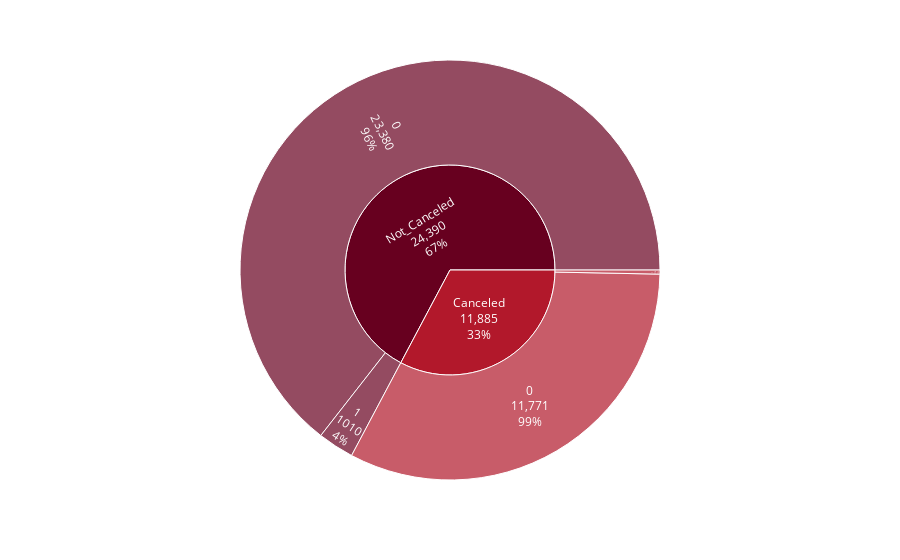

Here is the notebook cell this chart was saved with:
### Markdown cell above
### 1）Exploring Variables between each others

### Code cell
# Create a sunburst chart to visualize the distribution of booking_status and required_car_parking_space in the data set. 
# and see the relative frequency of different categories in a hierarchical manner.
freq = df.groupby(['required_car_parking_space','booking_status']).size().reset_index()
freq.rename({0:'count'},axis=1,inplace=True)
fig = px.sunburst(freq, path=['booking_status','required_car_parking_space'],
                  values='count',color_discrete_sequence=px.colors.sequential.RdBu)
fig.update_traces(textinfo='label+value+percent parent')
fig.show()

### Figure 1 — Plotly figure (JSON) as saved in the notebook; plotly's stock layout.template omitted (floating-point values rounded to 4 significant figures)
{"data": [{"branchvalues": "total", "domain": {"x": [0, 1], "y": [0, 1]}, "hovertemplate": "labels=%{label}<br>count=%{value}<br>parent=%{parent}<br>id=%{id}<extra></extra>", "ids": ["Canceled/0", "Not_Canceled/0", "Canceled/1", "Not_Canceled/1", "Canceled", "Not_Canceled"], "labels": ["0", "0", "1", "1", "Canceled", "Not_Canceled"], "name": "", "parents": ["Canceled", "Not_Canceled", "Canceled", "Not_Canceled", "", ""], "textinfo": "label+value+percent parent", "type": "sunburst", "values": [11771, 23380, 114, 1010, 11885, 24390]}], "layout": {"legend": {"tracegroupgap": 0}, "margin": {"t": 60}, "sunburstcolorway": ["rgb(103,0,31)", "rgb(178,24,43)", "rgb(214,96,77)", "rgb(244,165,130)", "rgb(253,219,199)", "rgb(247,247,247)", "rgb(209,229,240)", "rgb(146,197,222)", "rgb(67,147,195)", "rgb(33,102,172)", "rgb(5,48,97)"]}}
